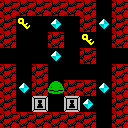

Rendered tile map (Tiled .tmx) drawn with the repository's tilesets; below, a short description and the full map source, tile grids included:
An orthogonal 8x8 tile map with 16x16 px tiles, 1 tile layer (Tile layer 1).

<map version="1.2" tiledversion="1.2.2" orientation="orthogonal" renderorder="right-down" width="8" height="8" tilewidth="16" tileheight="16" infinite="0" backgroundcolor="#000000" nextlayerid="2" nextobjectid="1">
 <tileset firstgid="1" source="../editor_tiles.tsx" />
 <layer id="1" name="Tile layer 1" width="8" height="8">
  <data encoding="csv">
2,2,2,2,2,2,0,2,
2,5,0,3,0,2,3,2,
2,0,0,2,0,5,0,2,
0,0,0,3,0,2,0,0,
2,0,2,0,0,0,0,2,
2,3,2,1,2,2,3,2,
2,0,4,0,4,3,0,2,
2,2,2,2,2,2,0,2
</data>
 </layer>
</map>
